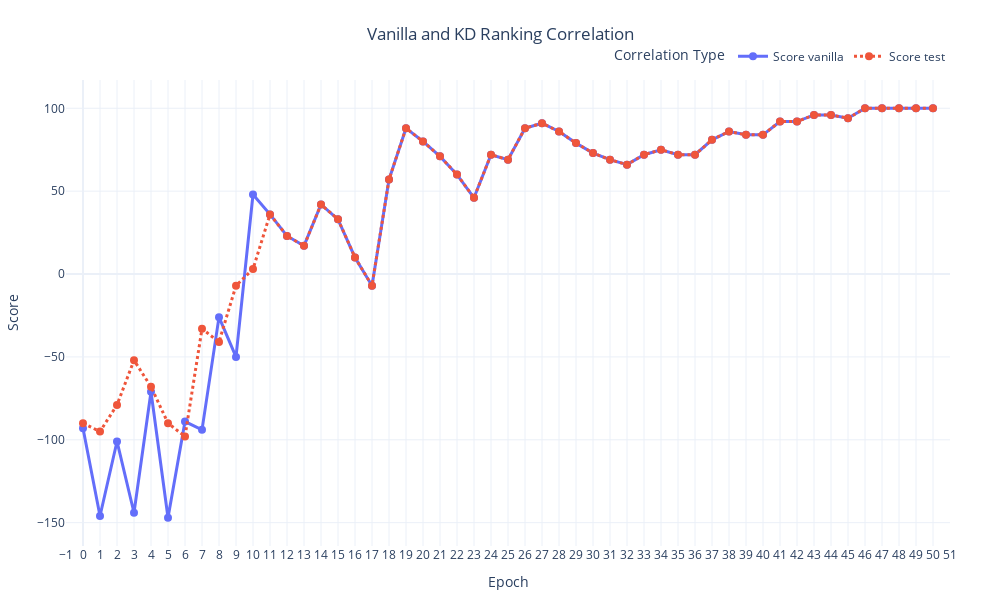

This figure's notebook cell:
### Code cell
# Melt dataframe for Plotly
df_melted = df_scores.melt(id_vars='Epoch', value_vars=['Score vanilla', "Score test"], 
                    var_name='Type', value_name='Value')

# Create the plot
fig = px.line(df_melted, x='Epoch', y='Value', color='Type', 
              title='Score top models',
              labels={"Value": "Score"},
              line_dash="Type",  # Different line styles for different types
              markers=True,  # Add markers to the lines
              template="plotly_white",  # A clean, professional template
              width=1000, height=600)

# Update trace settings
fig.update_traces(line=dict(width=3), marker=dict(size=8))

# Update layout settings
fig.update_layout(
    title={'text': 'Vanilla and KD Ranking Correlation', 'x':0.5, 'xanchor': 'center'},
    #yaxis=dict(range=[0.0, df_melted['Value'].max()+0.05], showgrid=True),
    xaxis=dict(tickmode='linear', dtick=1, showgrid=True, range=[-1, 51]),
    legend=dict(title='Correlation Type', orientation="h", yanchor="bottom", y=1.02, xanchor="right", x=1),
    margin=dict(l=50, r=50, t=80, b=50)
)

# Display the plot
fig.show()

### Figure 1 — Plotly figure (JSON) as saved in the notebook; plotly's stock layout.template omitted (floating-point values rounded to 4 significant figures)
{"data": [{"hovertemplate": "Type=Score vanilla<br>Epoch=%{x}<br>Score=%{y}<extra></extra>", "legendgroup": "Score vanilla", "line": {"color": "#636efa", "dash": "solid", "width": 3}, "marker": {"size": 8, "symbol": "circle"}, "mode": "lines+markers", "name": "Score vanilla", "orientation": "v", "showlegend": true, "type": "scatter", "x": [0, 1, 2, 3, 4, 5, 6, 7, 8, 9, 10, 11, 12, 13, 14, 15, 16, 17, 18, 19, 20, 21, 22, 23, 24, 25, 26, 27, 28, 29, 30, 31, 32, 33, 34, 35, 36, 37, 38, 39, 40, 41, 42, 43, 44, 45, 46, 47, 48, 49, 50], "xaxis": "x", "y": [-93, -146, -101, -144, -71, -147, -89, -94, -26, -50, 48, 36, 23, 17, 42, 33, 10, -7, 57, 88, 80, 71, 60, 46, 72, 69, 88, 91, 86, 79, 73, 69, 66, 72, 75, 72, 72, 81, 86, 84, 84, 92, 92, 96, 96, 94, 100, 100, 100, 100, 100], "yaxis": "y"}, {"hovertemplate": "Type=Score test<br>Epoch=%{x}<br>Score=%{y}<extra></extra>", "legendgroup": "Score test", "line": {"color": "#EF553B", "dash": "dot", "width": 3}, "marker": {"size": 8, "symbol": "circle"}, "mode": "lines+markers", "name": "Score test", "orientation": "v", "showlegend": true, "type": "scatter", "x": [0, 1, 2, 3, 4, 5, 6, 7, 8, 9, 10, 11, 12, 13, 14, 15, 16, 17, 18, 19, 20, 21, 22, 23, 24, 25, 26, 27, 28, 29, 30, 31, 32, 33, 34, 35, 36, 37, 38, 39, 40, 41, 42, 43, 44, 45, 46, 47, 48, 49, 50], "xaxis": "x", "y": [-90, -95, -79, -52, -68, -90, -98, -33, -41, -7, 3, 36, 23, 17, 42, 33, 10, -7, 57, 88, 80, 71, 60, 46, 72, 69, 88, 91, 86, 79, 73, 69, 66, 72, 75, 72, 72, 81, 86, 84, 84, 92, 92, 96, 96, 94, 100, 100, 100, 100, 100], "yaxis": "y"}], "layout": {"height": 600, "legend": {"orientation": "h", "title": {"text": "Correlation Type"}, "tracegroupgap": 0, "x": 1, "xanchor": "right", "y": 1.02, "yanchor": "bottom"}, "margin": {"b": 50, "l": 50, "r": 50, "t": 80}, "title": {"text": "Vanilla and KD Ranking Correlation", "x": 0.5, "xanchor": "center"}, "width": 1000, "xaxis": {"anchor": "y", "domain": [0, 1], "dtick": 1, "range": [-1, 51], "showgrid": true, "tickmode": "linear", "title": {"text": "Epoch"}, "type": "linear"}, "yaxis": {"anchor": "x", "autorange": true, "domain": [0, 1], "range": [-164.1, 117.1], "title": {"text": "Score"}, "type": "linear"}}}
